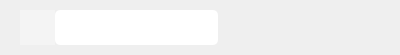
<?xml version="1.0" encoding="UTF-8"?>
<ui version="4.0">
 <class>SenderWidget</class>
 <widget class="QWidget" name="SenderWidget">
  <property name="geometry">
   <rect>
    <x>0</x>
    <y>0</y>
    <width>400</width>
    <height>55</height>
   </rect>
  </property>
  <property name="sizePolicy">
   <sizepolicy hsizetype="Expanding" vsizetype="Expanding">
    <horstretch>0</horstretch>
    <verstretch>0</verstretch>
   </sizepolicy>
  </property>
  <property name="minimumSize">
   <size>
    <width>0</width>
    <height>55</height>
   </size>
  </property>
  <property name="windowTitle">
   <string>Form</string>
  </property>
  <property name="styleSheet">
   <string notr="true">QPushButton
{
  border: none;
  background: #f4f4f4;
}
QLabel#labMsg
{
  border-radius: 5px;
  background: #fff;
  padding: 0 10px;
}</string>
  </property>
  <layout class="QHBoxLayout" name="horizontalLayout_2">
   <property name="spacing">
    <number>10</number>
   </property>
   <property name="leftMargin">
    <number>20</number>
   </property>
   <property name="topMargin">
    <number>10</number>
   </property>
   <property name="rightMargin">
    <number>20</number>
   </property>
   <property name="bottomMargin">
    <number>10</number>
   </property>
   <item>
    <widget class="QWidget" name="widget" native="true">
     <property name="sizePolicy">
      <sizepolicy hsizetype="Expanding" vsizetype="Expanding">
       <horstretch>0</horstretch>
       <verstretch>0</verstretch>
      </sizepolicy>
     </property>
     <layout class="QHBoxLayout" name="horizontalLayout">
      <property name="spacing">
       <number>0</number>
      </property>
      <property name="leftMargin">
       <number>0</number>
      </property>
      <property name="topMargin">
       <number>0</number>
      </property>
      <property name="rightMargin">
       <number>0</number>
      </property>
      <property name="bottomMargin">
       <number>0</number>
      </property>
      <item>
       <widget class="QWidget" name="widget_2" native="true">
        <property name="sizePolicy">
         <sizepolicy hsizetype="Expanding" vsizetype="Expanding">
          <horstretch>0</horstretch>
          <verstretch>0</verstretch>
         </sizepolicy>
        </property>
        <property name="maximumSize">
         <size>
          <width>35</width>
          <height>35</height>
         </size>
        </property>
        <widget class="QPushButton" name="btnHead">
         <property name="geometry">
          <rect>
           <x>0</x>
           <y>0</y>
           <width>36</width>
           <height>35</height>
          </rect>
         </property>
         <property name="maximumSize">
          <size>
           <width>36</width>
           <height>36</height>
          </size>
         </property>
         <property name="text">
          <string/>
         </property>
         <property name="icon">
          <iconset resource="../../app/resource.qrc">
           <normaloff>:/resource/head/man.svg</normaloff>:/resource/head/man.svg</iconset>
         </property>
         <property name="iconSize">
          <size>
           <width>35</width>
           <height>35</height>
          </size>
         </property>
        </widget>
       </widget>
      </item>
      <item>
       <widget class="Label" name="labMsg">
        <property name="sizePolicy">
         <sizepolicy hsizetype="Expanding" vsizetype="Expanding">
          <horstretch>0</horstretch>
          <verstretch>0</verstretch>
         </sizepolicy>
        </property>
        <property name="maximumSize">
         <size>
          <width>260</width>
          <height>16777215</height>
         </size>
        </property>
        <property name="text">
         <string/>
        </property>
        <property name="wordWrap">
         <bool>true</bool>
        </property>
       </widget>
      </item>
      <item>
       <spacer name="horizontalSpacer">
        <property name="orientation">
         <enum>Qt::Orientation::Horizontal</enum>
        </property>
        <property name="sizeHint" stdset="0">
         <size>
          <width>40</width>
          <height>20</height>
         </size>
        </property>
       </spacer>
      </item>
     </layout>
    </widget>
   </item>
  </layout>
 </widget>
 <customwidgets>
  <customwidget>
   <class>Label</class>
   <extends>QLabel</extends>
   <header location="global">label.h</header>
  </customwidget>
 </customwidgets>
 <resources>
  <include location="../../app/resource.qrc"/>
 </resources>
 <connections/>
</ui>
